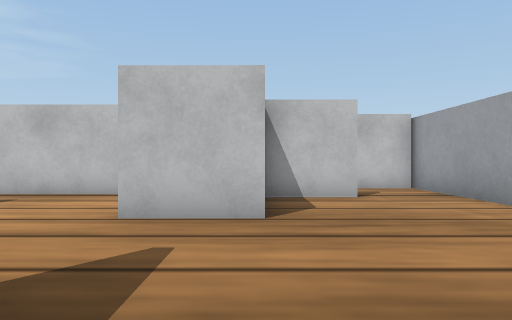
View 1 (above)

23 first-person views from a walk through a robot-simulator world made for Webots. The camera is 0.04 m above the floor, looks level and sees 70° across. The floor is counted in squares, 0.05 m on a side. Each view is taken from the middle of a square. On the plan, view 1 faces up. The plan holds only what a view shows up to about 11 squares ahead; the rest is blank. The robots in the file are not drawn. Simple shapes and patterns stand in for the simulator's stock objects.

View 2
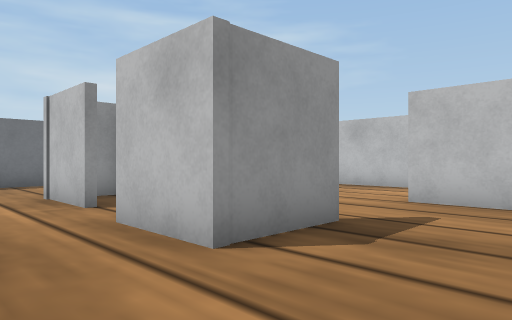

View 3
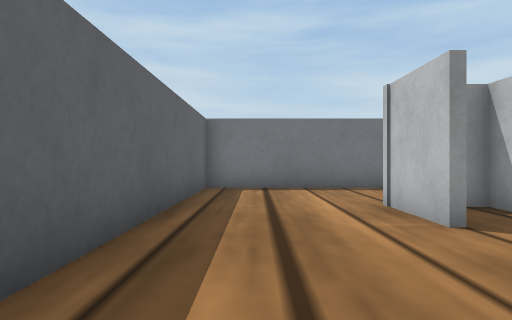

View 4
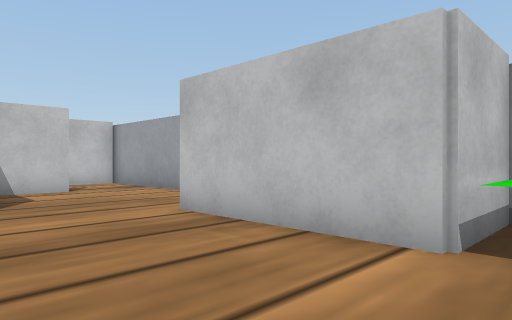

View 5
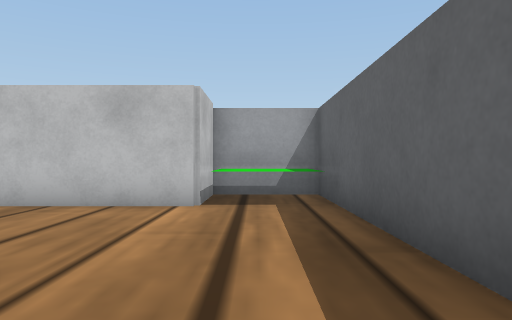

View 6
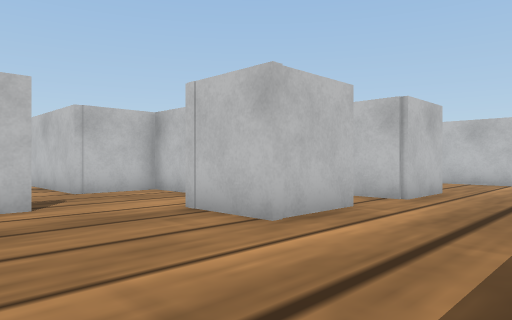

View 7
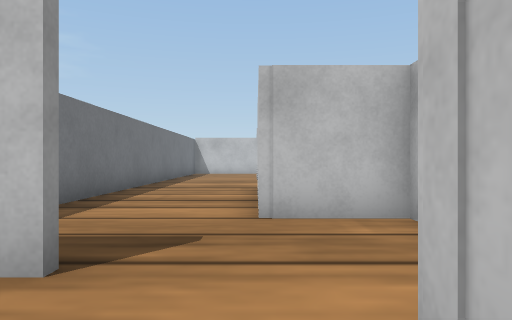

View 8
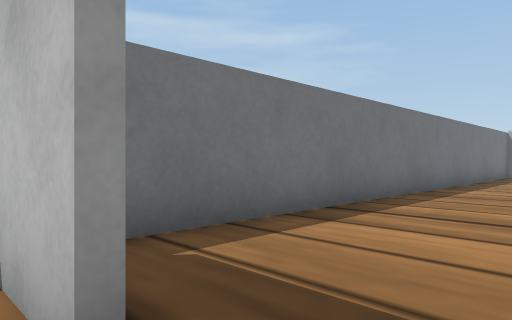

View 9
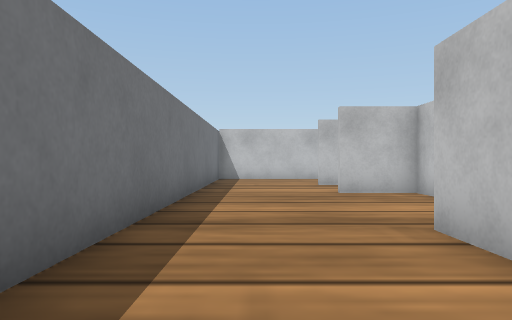

View 10
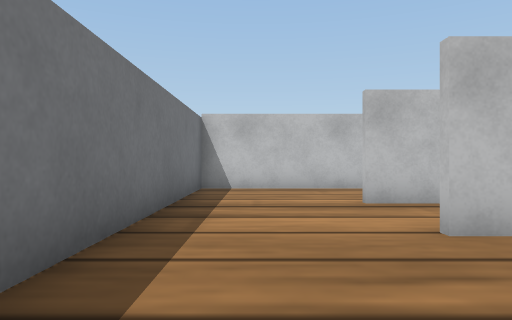

View 11
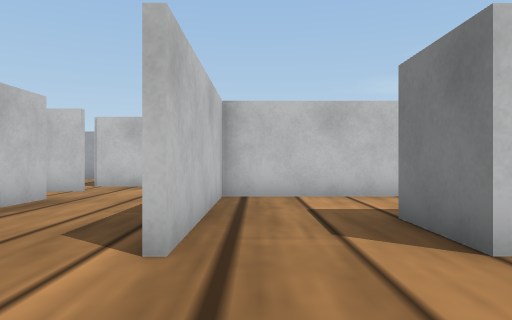

View 12
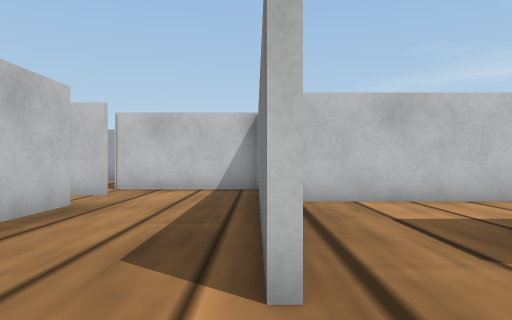

View 13
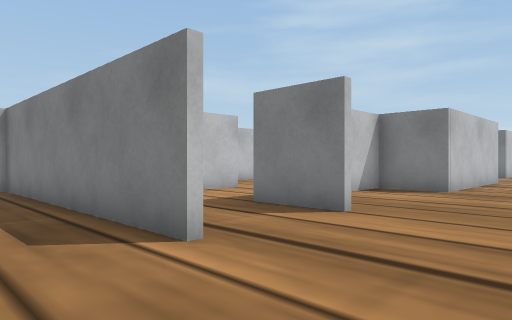

View 14
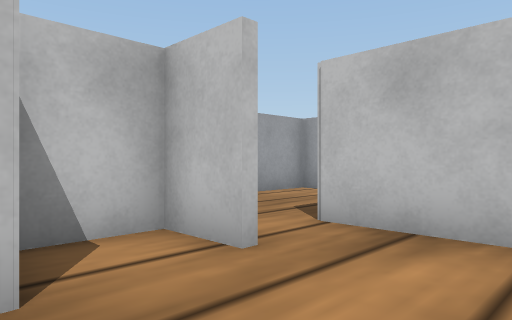

View 15
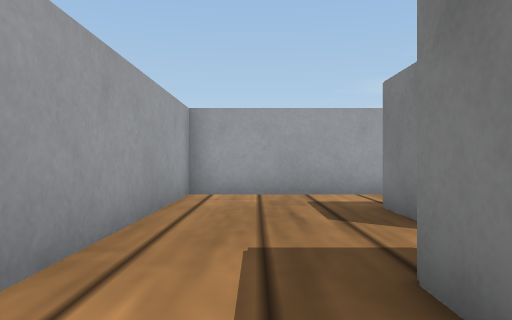

View 16
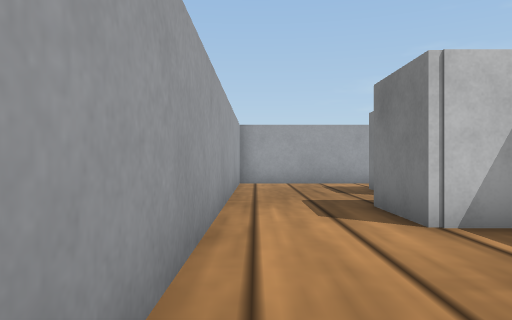

View 17
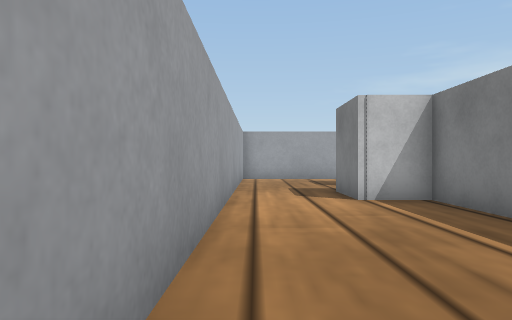

View 18
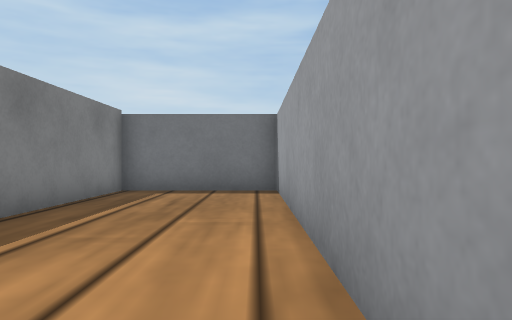

View 19
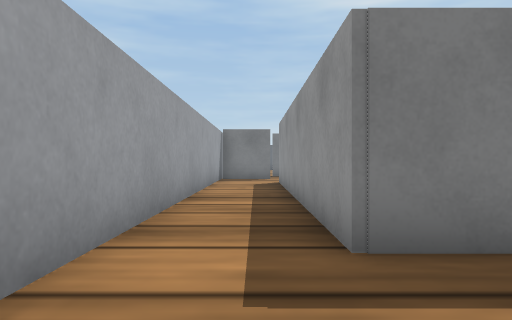

View 20
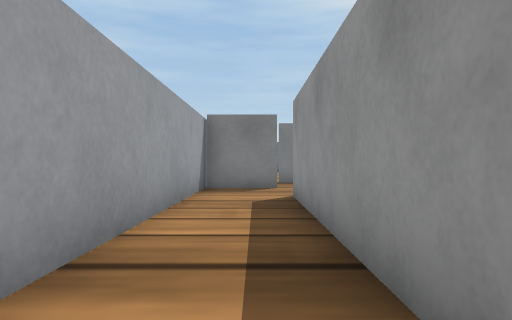

View 21
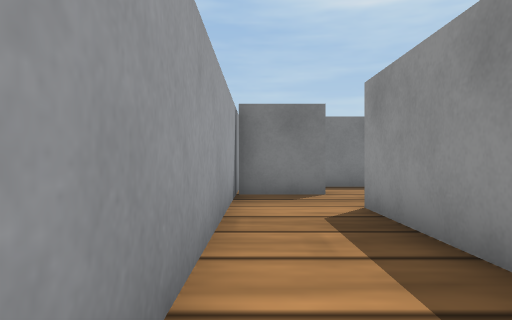

View 22
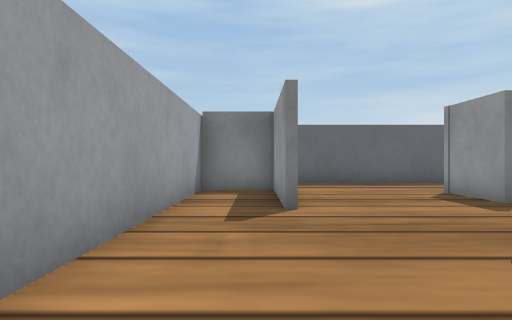

View 23
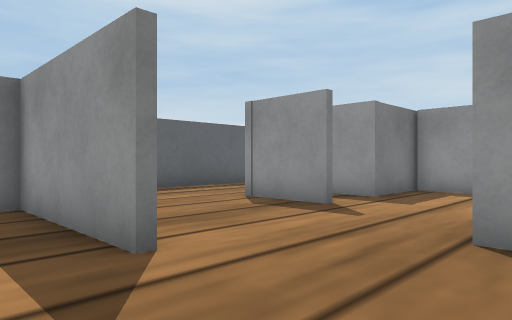

### Floor plan
Points are (right, up) in squares from view 1. A wall is a line through its corners. A room is listed if a view was taken in it or the views show most of it. See-through windows are left out.
Room 1 (views 1, 2, 3, 4, 5, 6, 7, 8, 9, 10, 11, 12, 13, 14, 15, 16, 17, 18, 19, 20, 21, 22, 23)
walls: (-3.2, 8.6) (-6, 8.6); (-3, 13.7) (-3, 18.7) (-8, 18.7); (-6.1, 15) (-6.1, 15.8) (-8, 15.8); (0.6, 8) (2, 8); (-8, 16) (-5.9, 16); (2.4, 10.6) (4.5, 10.6) (4.5, 26.6) (-11.1, 26.6); (-5.9, 4.5) (-5.9, 6) (-8, 6) (-8, 11.2) (-6.1, 11.2) (-6.1, 12.6); (2.3, 7.8) (0.1, 7.8); (0.1, 5) (-2, 5); (-5.7, 3.6) (-5.7, 2.2); (-8, 18.9) (0, 18.9) (0, 22.9); (-6, 2.2) (-3.5, 2.2) (-3.5, 1.1); (-1.6, 2.2) (-1.6, 0.1) (-3.7, 0.1) (-3.7, 1.2); (-9.4, 3.5) (-10.9, 3.5); (2.5, 3.1) (2.5, -0.8) (4.5, -0.8) (4.5, 10.4) (2.9, 10.4); (-5.2, 0.3) (-7.5, 0.3) (-7.5, 2.2); (-3.5, 22.3) (-5.4, 22.3); (-1.8, 22.4) (-1.8, 23.8) (-3.2, 23.8); (-7, 22.3) (-11.5, 22.3) (-11.5, 4.6); (-11.5, 1.8) (-11.5, -3.4) (2.4, -3.4); (0.8, 22.9) (2.2, 22.9) (2.2, 12.9); (4.5, -3.5) (4.5, -1) (2.3, -1) (2.3, 3.1); (-11.5, 26.6) (-11.5, 22.5) (-3.7, 22.5) (-3.7, 24) (-1.5, 24)
objects: goal (3, -3) to (4, -2)

Positions as (right, up) in squares from view 1, and headings:
1: (0, 0), facing up
2: (1, -2), facing up-left
3: (-1, -2), facing left
4: (-1, -2), facing up-right
5: (-4, -2), facing right
6: (-11, -3), facing up-right
7: (-8, 1), facing up
8: (-8, 3), facing up-left
9: (-10, 7), facing up
10: (-10, 12), facing up
11: (-11, 18), facing right
12: (-10, 19), facing right
13: (-11, 21), facing down-right
14: (-4, 20), facing up-right
15: (-4, 25), facing right
16: (-8, 26), facing right
17: (-11, 26), facing right
18: (-2, 26), facing left
19: (3, 26), facing down
20: (3, 21), facing down
21: (4, 19), facing down
22: (3, 9), facing down
23: (4, 6), facing down-left
